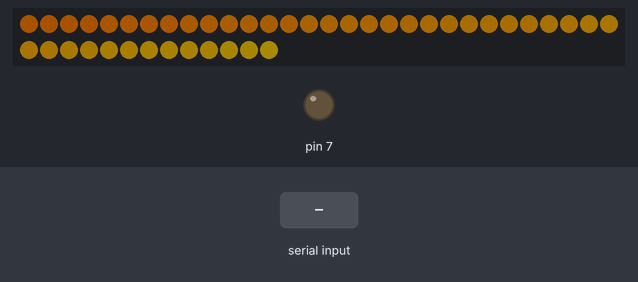
The sketch below on a simulated Arduino Uno, built with avr-gcc and run on an emulated ATmega328P. Shown: 43 RGB LEDs in strip order, left to right, continuing on the next row, output pins drawn as LEDs (lit = HIGH). The test bench sets the inputs (shaded band). Dim RGB values are drawn brighter than linear; what the sketch prints to the serial monitor is not drawn.

Above: at 1.2 s.
1.3 s: "OFF\n" received over Serial
At 1.8 s:
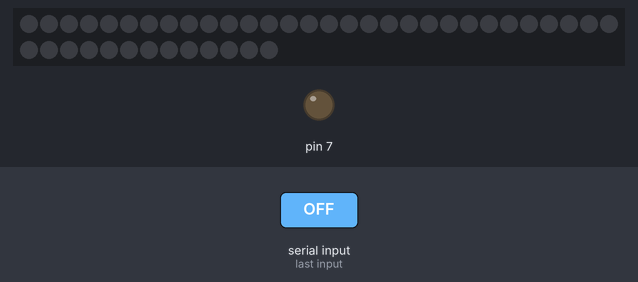
2.8 s: "ON\n" received over Serial
At 3.58 s:
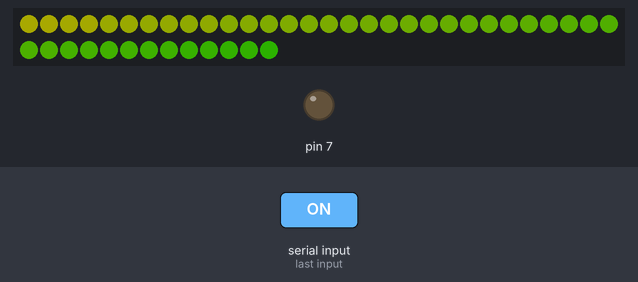
5.5 s: "ON\n" received over Serial
At 5.65 s:
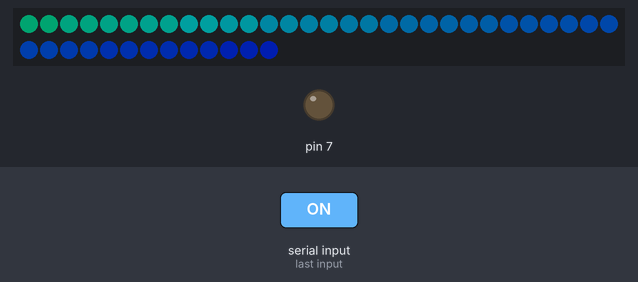

The sketch:

nano_f03_r1.ino
```cpp
/*
  ARDU F03 R1 — running rainbow background effect.

  Behavior is adapted from AlexGyver ColorMusic v2.10 light_mode=2 (MIT):
  https://github.com/AlexGyver/ColorMusic

  ARDU adaptation:
  - one WS2812B ring on D6, 43 LEDs;
  - D7 kept LOW until the second ring is intentionally tested;
  - original baseline: rainbow timer 30 ms, RAINBOW_PERIOD=1, RAINBOW_STEP_2=0.5;
  - SPEED is hue shift per 30 ms (1..20);
  - STEP10 is spatial rainbow step multiplied by 10 (5..100 => 0.5..10.0);
  - proven M05 R4 FastLED/UART coexistence fix carried forward.
*/

#include <Arduino.h>

#define FASTLED_ALLOW_INTERRUPTS 1
#include <FastLED.h>

namespace ArduPins {
constexpr uint8_t RING_A = 6;
constexpr uint8_t RING_B = 7;
}

namespace ArduConfig {
constexpr unsigned long SERIAL_BAUD = 115200UL;
constexpr uint8_t FW_REV = 1;

constexpr uint16_t LED_COUNT = 43;
constexpr uint16_t MAX_MILLIAMPS = 500;
constexpr uint8_t DEFAULT_BRIGHTNESS = 64;

constexpr uint8_t DEFAULT_SPEED = 1;
constexpr uint8_t DEFAULT_STEP10 = 5;  // 0.5 hue units per LED.
constexpr unsigned long RAINBOW_INTERVAL_MS = 30UL;

constexpr unsigned long SERIAL_RX_GUARD_MS = 5UL;
constexpr size_t RX_BUFFER_SIZE = 64;
}

struct ArduSettings {
  bool power = true;
  uint8_t brightness = ArduConfig::DEFAULT_BRIGHTNESS;
  uint8_t speed = ArduConfig::DEFAULT_SPEED;
  uint8_t step10 = ArduConfig::DEFAULT_STEP10;
};

ArduSettings settings;
CRGB leds[ArduConfig::LED_COUNT];

char rxBuffer[ArduConfig::RX_BUFFER_SIZE];
size_t rxLength = 0;

uint8_t baseHue = 0;
unsigned long lastRainbowStepMs = 0;
unsigned long lastSerialRxMs = 0;
bool frameDirty = true;

bool serialRxGuardActive() {
  return (millis() - lastSerialRxMs) < ArduConfig::SERIAL_RX_GUARD_MS;
}

bool parseByte(const char* text, uint8_t& value) {
  if (text == nullptr || *text == '\0') {
    return false;
  }

  char* end = nullptr;
  const long parsed = strtol(text, &end, 10);

  if (*end != '\0' || parsed < 0 || parsed > 255) {
    return false;
  }

  value = static_cast<uint8_t>(parsed);
  return true;
}

uint8_t hueForLed(uint16_t index) {
  // Keep ColorMusic's fractional RAINBOW_STEP_2 without float state:
  // step10 stores tenths of a hue unit.
  const uint32_t offset10 =
      static_cast<uint32_t>(index) * settings.step10;
  const uint16_t offsetHue = static_cast<uint16_t>(offset10 / 10UL);

  return static_cast<uint8_t>(baseHue + offsetHue);
}

void prepareFrame() {
  FastLED.setBrightness(settings.brightness);

  if (settings.power) {
    for (uint16_t i = 0; i < ArduConfig::LED_COUNT; ++i) {
      leds[i] = CHSV(hueForLed(i), 255, 255);
    }
  } else {
    fill_solid(leds, ArduConfig::LED_COUNT, CRGB::Black);
  }

  frameDirty = true;
}

void showFrameIfSafe() {
  if (!frameDirty || serialRxGuardActive()) {
    return;
  }

  FastLED.show();
  frameDirty = false;
}

void updateF03() {
  if (settings.power) {
    const unsigned long now = millis();

    if (now - lastRainbowStepMs >= ArduConfig::RAINBOW_INTERVAL_MS) {
      lastRainbowStepMs = now;
      baseHue = static_cast<uint8_t>(baseHue + settings.speed);
      prepareFrame();
    }
  }

  showFrameIfSafe();
}

void printStatus() {
  Serial.print(F("STATUS FW=F03 REV="));
  Serial.print(ArduConfig::FW_REV);
  Serial.print(F(" MODE=F03 POWER="));
  Serial.print(settings.power ? F("ON") : F("OFF"));
  Serial.print(F(" BRIGHTNESS="));
  Serial.print(settings.brightness);
  Serial.print(F(" BASE_HUE="));
  Serial.print(baseHue);
  Serial.print(F(" SPEED="));
  Serial.print(settings.speed);
  Serial.print(F(" STEP10="));
  Serial.print(settings.step10);
  Serial.print(F(" FRAME_MS="));
  Serial.print(ArduConfig::RAINBOW_INTERVAL_MS);
  Serial.print(F(" LEDS="));
  Serial.print(ArduConfig::LED_COUNT);
  Serial.print(F(" FASTLED_IRQ=ON RX_GUARD_MS="));
  Serial.print(ArduConfig::SERIAL_RX_GUARD_MS);
  Serial.print(F(" UPTIME_MS="));
  Serial.println(millis());
}

void handleCommand(char* command) {
  if (strcmp(command, "PING") == 0) {
    Serial.println(F("PONG"));
    return;
  }

  if (strcmp(command, "STATUS") == 0) {
    printStatus();
    return;
  }

  if (strcmp(command, "ON") == 0) {
    settings.power = true;
    lastRainbowStepMs = millis();
    prepareFrame();
    Serial.println(F("OK"));
    return;
  }

  if (strcmp(command, "OFF") == 0) {
    settings.power = false;
    prepareFrame();
    Serial.println(F("OK"));
    return;
  }

  if (strncmp(command, "BRIGHT ", 7) == 0) {
    uint8_t value = 0;
    if (!parseByte(command + 7, value)) {
      Serial.println(F("ERR BAD_BRIGHTNESS"));
      return;
    }

    settings.brightness = value;
    prepareFrame();
    Serial.print(F("OK BRIGHTNESS="));
    Serial.println(settings.brightness);
    return;
  }

  if (strncmp(command, "SPEED ", 6) == 0) {
    uint8_t value = 0;
    if (!parseByte(command + 6, value) || value < 1 || value > 20) {
      Serial.println(F("ERR BAD_SPEED"));
      return;
    }

    settings.speed = value;
    Serial.print(F("OK SPEED="));
    Serial.println(settings.speed);
    return;
  }

  if (strncmp(command, "STEP10 ", 7) == 0) {
    uint8_t value = 0;
    if (!parseByte(command + 7, value) || value < 5 || value > 100) {
      Serial.println(F("ERR BAD_STEP10"));
      return;
    }

    settings.step10 = value;
    prepareFrame();
    Serial.print(F("OK STEP10="));
    Serial.println(settings.step10);
    return;
  }

  if (strncmp(command, "HUE ", 4) == 0) {
    uint8_t value = 0;
    if (!parseByte(command + 4, value)) {
      Serial.println(F("ERR BAD_HUE"));
      return;
    }

    baseHue = value;
    prepareFrame();
    Serial.print(F("OK BASE_HUE="));
    Serial.println(baseHue);
    return;
  }

  if (strcmp(command, "HELP") == 0) {
    Serial.println(F("CMDS PING STATUS ON OFF BRIGHT SPEED STEP10 HUE HELP"));
    Serial.println(F("FORMAT BRIGHT <0..255> | SPEED <1..20> | STEP10 <5..100> | HUE <0..255>"));
    Serial.println(F("STEP10=5 means rainbow step 0.5 per LED"));
    return;
  }

  Serial.println(F("ERR UNKNOWN_COMMAND"));
}

void pollSerial() {
  while (Serial.available() > 0) {
    const char c = static_cast<char>(Serial.read());
    lastSerialRxMs = millis();

    if (c == '\r') {
      continue;
    }

    if (c == '\n') {
      if (rxLength > 0) {
        rxBuffer[rxLength] = '\0';
        handleCommand(rxBuffer);
        rxLength = 0;
      }
      continue;
    }

    if (rxLength < ArduConfig::RX_BUFFER_SIZE - 1) {
      rxBuffer[rxLength++] = c;
    } else {
      rxLength = 0;
      Serial.println(F("ERR LINE_TOO_LONG"));
    }
  }
}

void setup() {
  Serial.begin(ArduConfig::SERIAL_BAUD);

  pinMode(ArduPins::RING_B, OUTPUT);
  digitalWrite(ArduPins::RING_B, LOW);

  FastLED.addLeds<WS2812B, ArduPins::RING_A, GRB>(
      leds,
      ArduConfig::LED_COUNT
  );
  FastLED.setMaxPowerInVoltsAndMilliamps(
      5,
      ArduConfig::MAX_MILLIAMPS
  );

  prepareFrame();
  showFrameIfSafe();

  Serial.println(F("ARDU NANO F03 R1 READY"));
  printStatus();
}

void loop() {
  pollSerial();
  updateF03();
}
```

Measured:
- after the input at 1.3 s, the LEDs: change at once (image 1)
- after the input at 2.8 s, the LEDs: first change at once (image 2 shows a later state)
